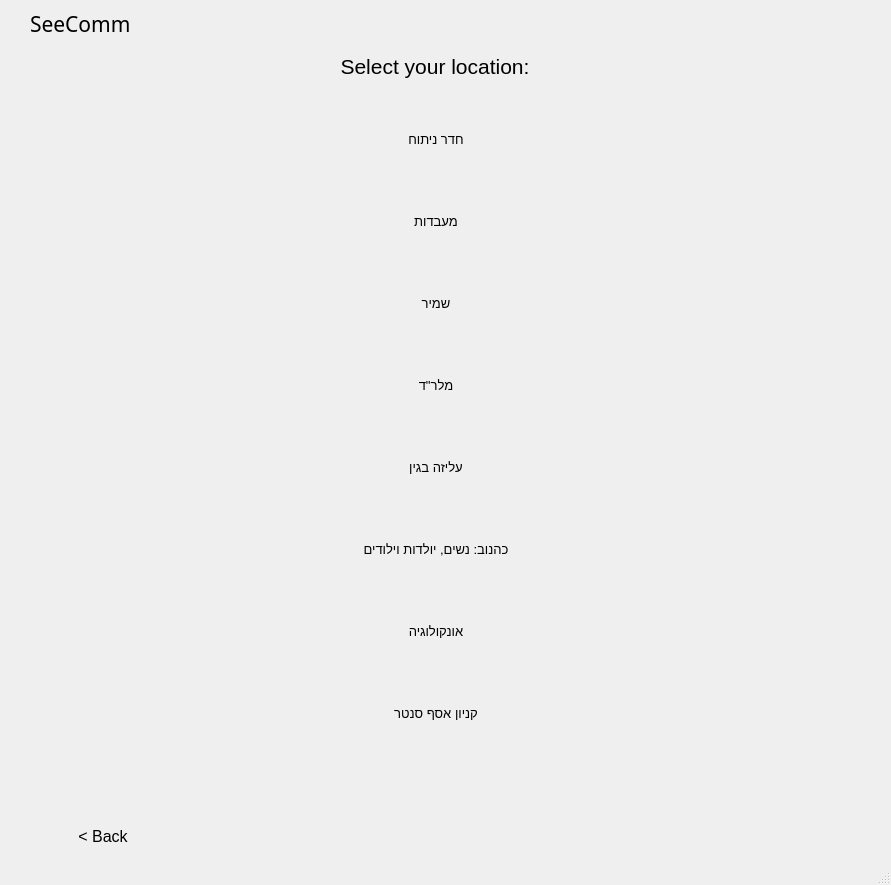
<?xml version="1.0" encoding="UTF-8"?>
<ui version="4.0">
 <class>MainWindow</class>
 <widget class="QMainWindow" name="MainWindow">
  <property name="geometry">
   <rect>
    <x>0</x>
    <y>0</y>
    <width>891</width>
    <height>885</height>
   </rect>
  </property>
  <property name="windowTitle">
   <string>MainWindow</string>
  </property>
  <widget class="QWidget" name="centralwidget">
   <layout class="QGridLayout" name="gridLayout">
    <item row="5" column="2">
     <widget class="QPushButton" name="shamir">
      <property name="font">
       <font>
        <pointsize>10</pointsize>
       </font>
      </property>
      <property name="styleSheet">
       <string notr="true">#shamir{
	width: 360px;
	height: 60px;
	border-radius: 9px;
	background-color: 'white';
	margin-bottom: 16px;
	margin-left: 56%;
}
#shamir:hover {
	background-color: #F8F8FF;
}</string>
      </property>
      <property name="text">
       <string>שמיר</string>
      </property>
     </widget>
    </item>
    <item row="8" column="2">
     <widget class="QPushButton" name="cahanov">
      <property name="font">
       <font>
        <pointsize>10</pointsize>
       </font>
      </property>
      <property name="styleSheet">
       <string notr="true">#cahanov{
	width: 360px;
	height: 60px;
	border-radius: 9px;
	background-color: 'white';
	margin-bottom: 16px;
	margin-left: 56%;
}
#cahanov:hover {
	background-color: #F8F8FF;
}</string>
      </property>
      <property name="text">
       <string>כהנוב: נשים, יולדות וילודים</string>
      </property>
     </widget>
    </item>
    <item row="6" column="2">
     <widget class="QPushButton" name="malrad">
      <property name="font">
       <font>
        <pointsize>10</pointsize>
       </font>
      </property>
      <property name="styleSheet">
       <string notr="true">#malrad{
	width: 360px;
	height: 60px;
	border-radius: 9px;
	background-color: 'white';
	margin-bottom: 16px;
	margin-left: 56%;
}
#malrad:hover {
	background-color: #F8F8FF;
}</string>
      </property>
      <property name="text">
       <string>מלר&quot;ד</string>
      </property>
     </widget>
    </item>
    <item row="9" column="2">
     <widget class="QPushButton" name="oncology">
      <property name="font">
       <font>
        <pointsize>10</pointsize>
       </font>
      </property>
      <property name="styleSheet">
       <string notr="true">#oncology{
	width: 360px;
	height: 60px;
	border-radius: 9px;
	background-color: 'white';
	margin-bottom: 16px;
	margin-left: 56%;
}
#oncology:hover {
	background-color: #F8F8FF;
}</string>
      </property>
      <property name="text">
       <string>אונקולוגיה</string>
      </property>
     </widget>
    </item>
    <item row="7" column="2">
     <widget class="QPushButton" name="aliza">
      <property name="font">
       <font>
        <pointsize>10</pointsize>
       </font>
      </property>
      <property name="styleSheet">
       <string notr="true">#aliza{
	width: 360px;
	height: 60px;
	border-radius: 9px;
	background-color: 'white';
	margin-bottom: 16px;
	margin-left: 56%;
}
#aliza:hover {
	background-color: #F8F8FF;
}</string>
      </property>
      <property name="text">
       <string>עליזה בגין</string>
      </property>
     </widget>
    </item>
    <item row="12" column="0">
     <widget class="QPushButton" name="back_button">
      <property name="maximumSize">
       <size>
        <width>172</width>
        <height>16777215</height>
       </size>
      </property>
      <property name="font">
       <font>
        <pointsize>12</pointsize>
       </font>
      </property>
      <property name="styleSheet">
       <string notr="true">#back_button {
	width: 100px;
	height: 36px;
	border-radius: 9px;
	background-color: 'white';
	margin-left:16%
}

#back_button:hover {
	background-color: #F8F8FF;
}</string>
      </property>
      <property name="text">
       <string>&lt; Back</string>
      </property>
     </widget>
    </item>
    <item row="4" column="2">
     <widget class="QPushButton" name="labs">
      <property name="maximumSize">
       <size>
        <width>16777215</width>
        <height>16777215</height>
       </size>
      </property>
      <property name="font">
       <font>
        <pointsize>10</pointsize>
       </font>
      </property>
      <property name="cursor">
       <cursorShape>PointingHandCursor</cursorShape>
      </property>
      <property name="styleSheet">
       <string notr="true">#labs{
	width: 360px;
	height: 60px;
	border-radius: 9px;
	background-color: 'white';
	margin-bottom: 16px;
	margin-left: 56%;
}
#labs:hover {
	background-color: #F8F8FF;
}</string>
      </property>
      <property name="text">
       <string>מעבדות</string>
      </property>
     </widget>
    </item>
    <item row="0" column="3">
     <widget class="QLabel" name="label_2">
      <property name="minimumSize">
       <size>
        <width>260</width>
        <height>0</height>
       </size>
      </property>
      <property name="maximumSize">
       <size>
        <width>260</width>
        <height>16777215</height>
       </size>
      </property>
      <property name="styleSheet">
       <string notr="true">width: 260px;</string>
      </property>
      <property name="text">
       <string/>
      </property>
     </widget>
    </item>
    <item row="11" column="2">
     <spacer name="verticalSpacer_2">
      <property name="orientation">
       <enum>Qt::Vertical</enum>
      </property>
      <property name="sizeHint" stdset="0">
       <size>
        <width>20</width>
        <height>236</height>
       </size>
      </property>
     </spacer>
    </item>
    <item row="2" column="2">
     <spacer name="verticalSpacer">
      <property name="orientation">
       <enum>Qt::Vertical</enum>
      </property>
      <property name="sizeHint" stdset="0">
       <size>
        <width>20</width>
        <height>208</height>
       </size>
      </property>
     </spacer>
    </item>
    <item row="1" column="1" colspan="2">
     <widget class="QLabel" name="label">
      <property name="font">
       <font>
        <pointsize>16</pointsize>
        <weight>50</weight>
        <bold>false</bold>
       </font>
      </property>
      <property name="layoutDirection">
       <enum>Qt::LeftToRight</enum>
      </property>
      <property name="styleSheet">
       <string notr="true">margin-left: 60px;
margin-top: 9px</string>
      </property>
      <property name="text">
       <string>Select your location:</string>
      </property>
      <property name="alignment">
       <set>Qt::AlignCenter</set>
      </property>
     </widget>
    </item>
    <item row="3" column="2">
     <widget class="QPushButton" name="operations">
      <property name="maximumSize">
       <size>
        <width>16777215</width>
        <height>16777215</height>
       </size>
      </property>
      <property name="font">
       <font>
        <pointsize>10</pointsize>
       </font>
      </property>
      <property name="cursor">
       <cursorShape>PointingHandCursor</cursorShape>
      </property>
      <property name="styleSheet">
       <string notr="true">#operations {
	width: 360px;
	height: 60px;
	border-radius: 9px;
	background-color: 'white';
	margin-bottom: 16px;
	margin-left: 56%;
}
#operations:hover {
	background-color: #F8F8FF;
}</string>
      </property>
      <property name="text">
       <string>חדר ניתוח</string>
      </property>
     </widget>
    </item>
    <item row="0" column="0">
     <widget class="QLabel" name="title">
      <property name="font">
       <font>
        <family>Segoe Script</family>
        <pointsize>16</pointsize>
        <italic>false</italic>
       </font>
      </property>
      <property name="styleSheet">
       <string notr="true">margin-left: 16%</string>
      </property>
      <property name="text">
       <string>SeeComm</string>
      </property>
     </widget>
    </item>
    <item row="10" column="2">
     <widget class="QPushButton" name="mall">
      <property name="font">
       <font>
        <pointsize>10</pointsize>
       </font>
      </property>
      <property name="styleSheet">
       <string notr="true">#mall{
	width: 360px;
	height: 60px;
	border-radius: 9px;
	background-color: 'white';
	margin-bottom: 16px;
	margin-left: 56%;
}
#mall:hover {
	background-color: #F8F8FF;
}</string>
      </property>
      <property name="text">
       <string>קניון אסף סנטר</string>
      </property>
     </widget>
    </item>
    <item row="0" column="2">
     <spacer name="horizontalSpacer_9">
      <property name="orientation">
       <enum>Qt::Horizontal</enum>
      </property>
      <property name="sizeHint" stdset="0">
       <size>
        <width>40</width>
        <height>20</height>
       </size>
      </property>
     </spacer>
    </item>
    <item row="3" column="0">
     <spacer name="horizontalSpacer">
      <property name="orientation">
       <enum>Qt::Horizontal</enum>
      </property>
      <property name="sizeHint" stdset="0">
       <size>
        <width>329</width>
        <height>20</height>
       </size>
      </property>
     </spacer>
    </item>
    <item row="4" column="0">
     <spacer name="horizontalSpacer_2">
      <property name="orientation">
       <enum>Qt::Horizontal</enum>
      </property>
      <property name="sizeHint" stdset="0">
       <size>
        <width>40</width>
        <height>20</height>
       </size>
      </property>
     </spacer>
    </item>
    <item row="5" column="0">
     <spacer name="horizontalSpacer_3">
      <property name="orientation">
       <enum>Qt::Horizontal</enum>
      </property>
      <property name="sizeHint" stdset="0">
       <size>
        <width>40</width>
        <height>20</height>
       </size>
      </property>
     </spacer>
    </item>
    <item row="6" column="0">
     <spacer name="horizontalSpacer_4">
      <property name="orientation">
       <enum>Qt::Horizontal</enum>
      </property>
      <property name="sizeHint" stdset="0">
       <size>
        <width>40</width>
        <height>20</height>
       </size>
      </property>
     </spacer>
    </item>
    <item row="7" column="0">
     <spacer name="horizontalSpacer_5">
      <property name="orientation">
       <enum>Qt::Horizontal</enum>
      </property>
      <property name="sizeHint" stdset="0">
       <size>
        <width>40</width>
        <height>20</height>
       </size>
      </property>
     </spacer>
    </item>
    <item row="8" column="0">
     <spacer name="horizontalSpacer_6">
      <property name="orientation">
       <enum>Qt::Horizontal</enum>
      </property>
      <property name="sizeHint" stdset="0">
       <size>
        <width>40</width>
        <height>20</height>
       </size>
      </property>
     </spacer>
    </item>
    <item row="9" column="0">
     <spacer name="horizontalSpacer_7">
      <property name="orientation">
       <enum>Qt::Horizontal</enum>
      </property>
      <property name="sizeHint" stdset="0">
       <size>
        <width>40</width>
        <height>20</height>
       </size>
      </property>
     </spacer>
    </item>
    <item row="10" column="0">
     <spacer name="horizontalSpacer_8">
      <property name="orientation">
       <enum>Qt::Horizontal</enum>
      </property>
      <property name="sizeHint" stdset="0">
       <size>
        <width>40</width>
        <height>20</height>
       </size>
      </property>
     </spacer>
    </item>
    <item row="3" column="3">
     <spacer name="horizontalSpacer_10">
      <property name="orientation">
       <enum>Qt::Horizontal</enum>
      </property>
      <property name="sizeHint" stdset="0">
       <size>
        <width>40</width>
        <height>20</height>
       </size>
      </property>
     </spacer>
    </item>
    <item row="4" column="3">
     <spacer name="horizontalSpacer_11">
      <property name="orientation">
       <enum>Qt::Horizontal</enum>
      </property>
      <property name="sizeHint" stdset="0">
       <size>
        <width>40</width>
        <height>20</height>
       </size>
      </property>
     </spacer>
    </item>
    <item row="5" column="3">
     <spacer name="horizontalSpacer_12">
      <property name="orientation">
       <enum>Qt::Horizontal</enum>
      </property>
      <property name="sizeHint" stdset="0">
       <size>
        <width>40</width>
        <height>20</height>
       </size>
      </property>
     </spacer>
    </item>
    <item row="6" column="3">
     <spacer name="horizontalSpacer_13">
      <property name="orientation">
       <enum>Qt::Horizontal</enum>
      </property>
      <property name="sizeHint" stdset="0">
       <size>
        <width>40</width>
        <height>20</height>
       </size>
      </property>
     </spacer>
    </item>
    <item row="7" column="3">
     <spacer name="horizontalSpacer_14">
      <property name="orientation">
       <enum>Qt::Horizontal</enum>
      </property>
      <property name="sizeHint" stdset="0">
       <size>
        <width>40</width>
        <height>20</height>
       </size>
      </property>
     </spacer>
    </item>
    <item row="8" column="3">
     <spacer name="horizontalSpacer_15">
      <property name="orientation">
       <enum>Qt::Horizontal</enum>
      </property>
      <property name="sizeHint" stdset="0">
       <size>
        <width>40</width>
        <height>20</height>
       </size>
      </property>
     </spacer>
    </item>
    <item row="9" column="3">
     <spacer name="horizontalSpacer_16">
      <property name="orientation">
       <enum>Qt::Horizontal</enum>
      </property>
      <property name="sizeHint" stdset="0">
       <size>
        <width>40</width>
        <height>20</height>
       </size>
      </property>
     </spacer>
    </item>
    <item row="10" column="3">
     <spacer name="horizontalSpacer_17">
      <property name="orientation">
       <enum>Qt::Horizontal</enum>
      </property>
      <property name="sizeHint" stdset="0">
       <size>
        <width>40</width>
        <height>20</height>
       </size>
      </property>
     </spacer>
    </item>
   </layout>
  </widget>
  <widget class="QMenuBar" name="menubar">
   <property name="geometry">
    <rect>
     <x>0</x>
     <y>0</y>
     <width>891</width>
     <height>26</height>
    </rect>
   </property>
  </widget>
  <widget class="QStatusBar" name="statusbar"/>
 </widget>
 <resources/>
 <connections/>
</ui>
